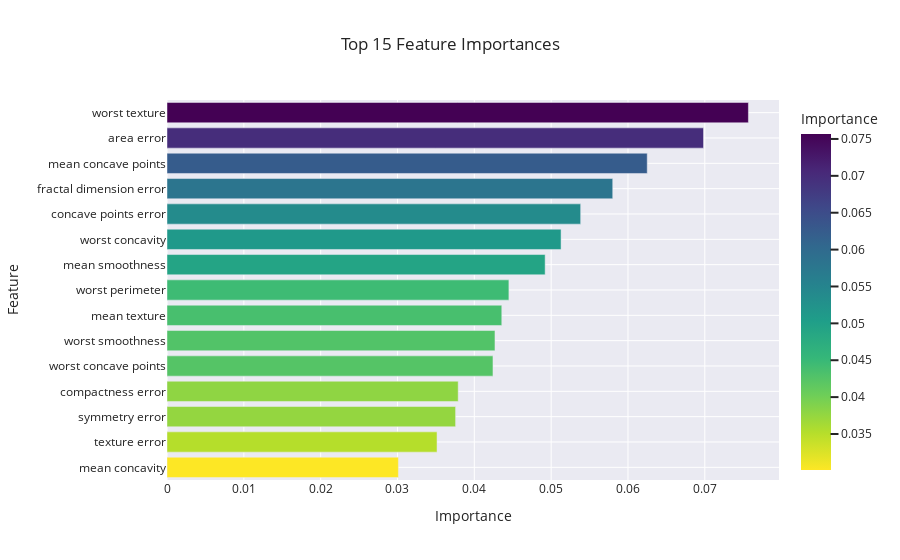

Notebook code for this chart:
### Code cell
# And now - with plotly express!

import plotly.express as px

# Create a dataframe for feature importances
feature_importances = pd.DataFrame({
    "Feature": X.columns
    , "Importance": best_ada_boost.feature_importances_
}).sort_values(
    by="Importance"
    , ascending=False)

# Select the top 15 features
top_features = feature_importances.head(15)

# Create the bar chart
fig = px.bar(
    top_features
    , x="Importance"
    , y="Feature"
    , orientation="h"  # Horizontal bar chart
    , title="Top 15 Feature Importances"
    , color="Importance"  # Add color based on importance
    , color_continuous_scale="viridis_r"  # Match the seaborn palette
)

# Update layout for better appearance
fig.update_layout(
    xaxis_title="Importance"
    , yaxis_title="Feature"
    , yaxis=dict(
        autorange="reversed")  # Reverse the y-axis for a similar order to Seaborn
    , template="seaborn"  # Clean background style
)

# Show the figure
fig.show()

### Figure 1 — Plotly figure (JSON) as saved in the notebook; plotly's stock layout.template omitted (floating-point values rounded to 4 significant figures)
{"data": [{"alignmentgroup": "True", "hovertemplate": "Importance=%{marker.color}<br>Feature=%{y}<extra></extra>", "legendgroup": "", "marker": {"color": [0.07567, 0.06983, 0.06251, 0.05801, 0.05384, 0.05129, 0.04922, 0.0445, 0.04357, 0.04269, 0.04243, 0.0379, 0.03756, 0.03515, 0.03012], "coloraxis": "coloraxis", "pattern": {"shape": ""}}, "name": "", "offsetgroup": "", "orientation": "h", "showlegend": false, "textposition": "auto", "type": "bar", "x": [0.07567, 0.06983, 0.06251, 0.05801, 0.05384, 0.05129, 0.04922, 0.0445, 0.04357, 0.04269, 0.04243, 0.0379, 0.03756, 0.03515, 0.03012], "xaxis": "x", "y": ["worst texture", "area error", "mean concave points", "fractal dimension error", "concave points error", "worst concavity", "mean smoothness", "worst perimeter", "mean texture", "worst smoothness", "worst concave points", "compactness error", "symmetry error", "texture error", "mean concavity"], "yaxis": "y"}], "layout": {"barmode": "relative", "coloraxis": {"colorbar": {"title": {"text": "Importance"}}, "colorscale": [[0, "#fde725"], [0.1111, "#b5de2b"], [0.2222, "#6ece58"], [0.3333, "#35b779"], [0.4444, "#1f9e89"], [0.5556, "#26828e"], [0.6667, "#31688e"], [0.7778, "#3e4989"], [0.8889, "#482878"], [1, "#440154"]]}, "legend": {"tracegroupgap": 0}, "title": {"text": "Top 15 Feature Importances"}, "xaxis": {"anchor": "y", "domain": [0, 1], "title": {"text": "Importance"}}, "yaxis": {"anchor": "x", "autorange": "reversed", "domain": [0, 1], "title": {"text": "Feature"}}}}
